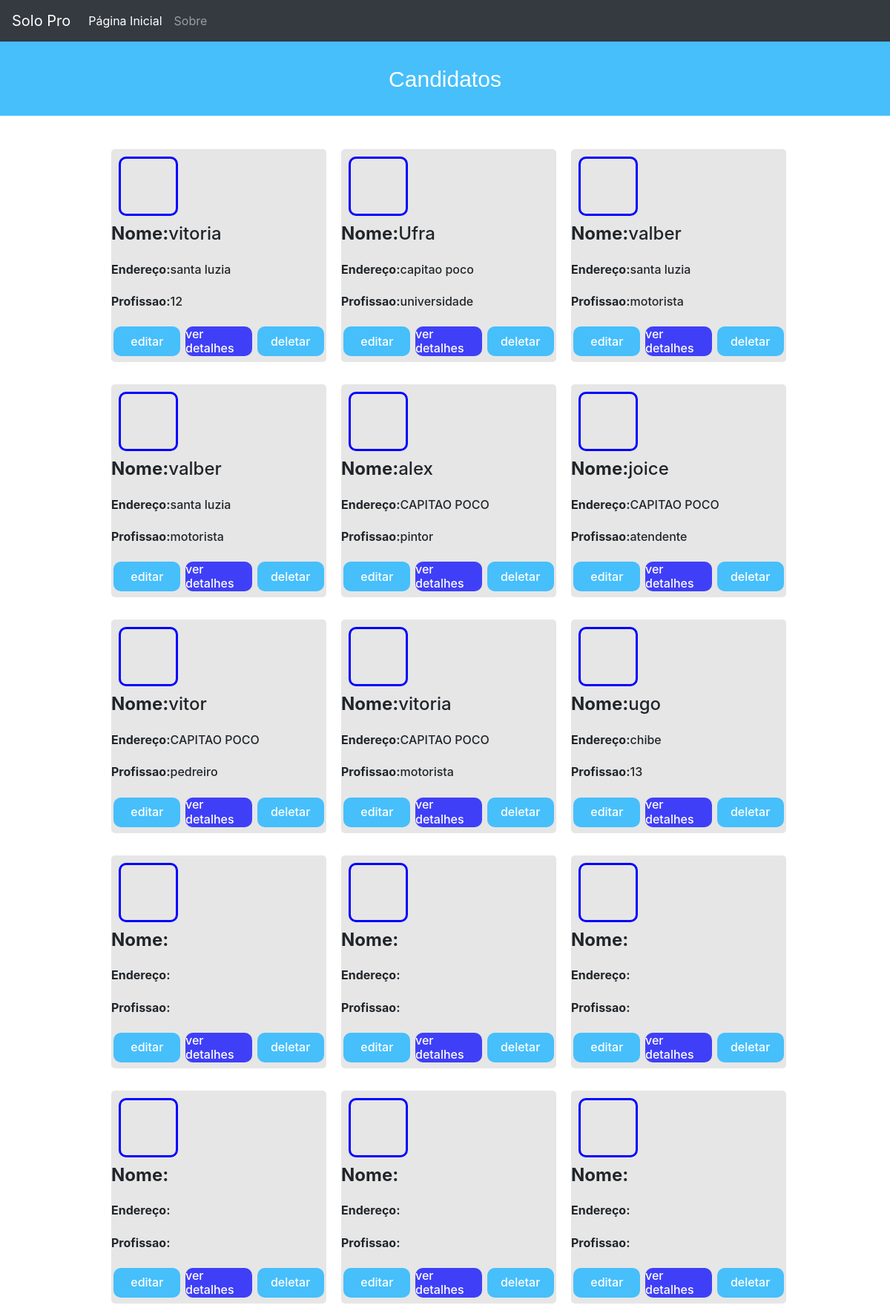
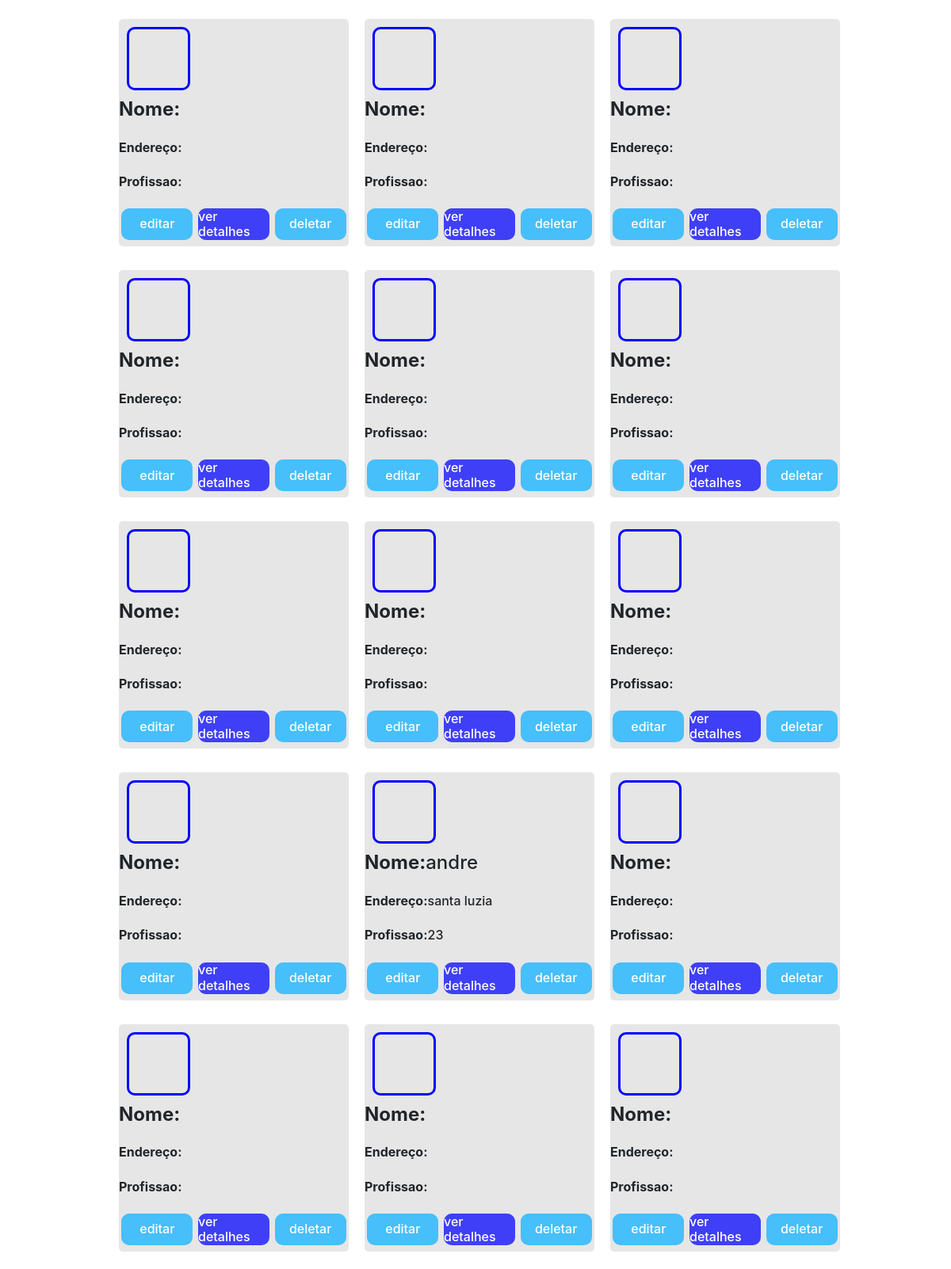
Page /candidatos/ (upper part) on the committed database (2 pictures, top to bottom).
### app_soloPro/models.py (models this page shows, shortened)
class Candidato(models.Model):
    nome = models.CharField(max_length=200)
    endereco = models.CharField(max_length=200)
    proficao = models.CharField(max_length=200)
    contato = models.CharField(max_length=200)

### app_soloPro/views.py (the view)
# urls.py: path('candidatos/', views.candidatos, name='candidatos'),
def candidatos(request):
    return render(request, 'home/candidatos.html', {
        'candidatos': Candidato.objects.all()
    })
    return render(request, 'home/candidatos.html')

### app_soloPro/templates/home/candidatos.html (shortened to what this page needs)
{% load static %}
<!DOCTYPE html>
<html lang="pt-br">
<head>
    <link rel="stylesheet" href="https://stackpath.bootstrapcdn.com/bootstrap/4.5.0/css/bootstrap.min.css">
    <link rel="stylesheet" href="{% static 'css/candidatos.css' %}">
    <link rel="stylesheet" href="{% static 'css/candidatos.css' %}">
</head>
<body style="text-align: center;">
    <nav class="navbar navbar-expand-lg navbar-dark bg-dark">
        <a class="navbar-brand" href="#">Solo Pro</a>
        <div class="collapse navbar-collapse" id="navbarSupportedContent">
            <ul class="navbar-nav mr-auto">
                <li class="nav-item active">
                    <a class="nav-link" href="{% url 'index' %}">Página Inicial <span class="sr-only">(current)</span></a>
                </li>
                <li class="nav-item">
                    <a class="nav-link" href="#">Sobre</a>
                </li>
            </ul>
        </div>
    </nav>
    <div class="custom-container">
        Candidatos
    </div>
    <ul class="lista-candidatos" >
        {% for candidato in candidatos %}
        <div class="card-candidatos" >
            <div class="informacoes" style="  text-align: left;">
                <div class="imgs-candidatos">
                </div>
                <div class="nome">
                    <h4  id="h6-style">
                        <p><b>Nome:</b> </p>  {{ candidato.nome }}
                    </h4>
                </div>
                <div class="endereco">
                    <h6 id="h6-style" >
                       <p> <b>Endereço:</b> </p> {{ candidato.endereco }}
                    </h6>
                </div>
                <div class="proficao">
                    <h6 id="h6-style" >
                       <p><b>Profissao:</b> </p> {{ candidato.proficao }}
                    </h6>
                </div>
                <div class="botoes">
                    <h6 class="bnt-candidatos-editar" >
                       <div class="bnt-zin">
                        <a  href="{% url 'editar_candidato' candidato.id %}">editar</a>
                       </div  >
                       <div class="bnt-zin" style="background-color: rgb(63, 63, 247);" >
                        <a href="{% url 'ver_detalhes' candidato.id %}">ver detalhes</a>
                       </div  >
                       <div class="bnt-zin">
                        <a href="{% url 'delete_candidato' candidato.id %}">deletar</a>
                       </div>
                    </h6>
                </div>
            </div>
        </div>
        {% endfor %}
    </ul>
</body>
</html>

### static/css/candidatos.css (style rules this page uses)
* { margin: 0%; padding: 0%; box-sizing: border-box; }
.custom-container { background-color: rgb(70, 191, 251); height: 100px; display: flex; justify-content: center; align-items: center; font-size: 30px; color: white; font-family: sans-serif; }
.card-candidatos { background-color: rgb(230, 230, 230); width: 300px; text-align: center; border: 5px solid rgb(255, 255, 255); display: inline-block; margin-top: 20px; border-radius: 10px; margin-left: 10px; height: max-content; margin-top: 20px; }
#h6-style { width: 100%; display: flex; flex-direction: row; flex-flow: wrap; }
a { text-decoration: none; color: white; }
.bnt-candidatos-editar { background-color: rgb(230, 230, 230); width: 100%; display: flex; flex-direction: row; flex-flow: wrap; align-items: center; justify-content:space-around; }
.bnt-zin { background-color: rgb(70, 191, 251); text-decoration: none; color: white; width: 90px; height: 40px; border-radius: 10px; display: flex; justify-content: center; align-items: center; }
.lista-candidatos { display: flex; flex-direction: row; width: 100%; flex-flow: wrap; margin-top: 20px; align-items: center; justify-content: center; }

### rows in the picture
Candidato: nome "vitoria", endereco "santa luzia", proficao "12"
Candidato: nome "Ufra", endereco "capitao poco", proficao "universidade"
Candidato: nome "valber", endereco "santa luzia", proficao "motorista"
Candidato: nome "valber", endereco "santa luzia", proficao "motorista"
Candidato: nome "alex", endereco "CAPITAO POCO", proficao "pintor"
Candidato: nome "joice", endereco "CAPITAO POCO", proficao "atendente"
Candidato: nome "vitor", endereco "CAPITAO POCO", proficao "pedreiro"
Candidato: nome "vitoria", endereco "CAPITAO POCO", proficao "motorista"
Candidato: nome "ugo", endereco "chibe", proficao "13"
Candidato: nome "andre", endereco "santa luzia", proficao "23"
